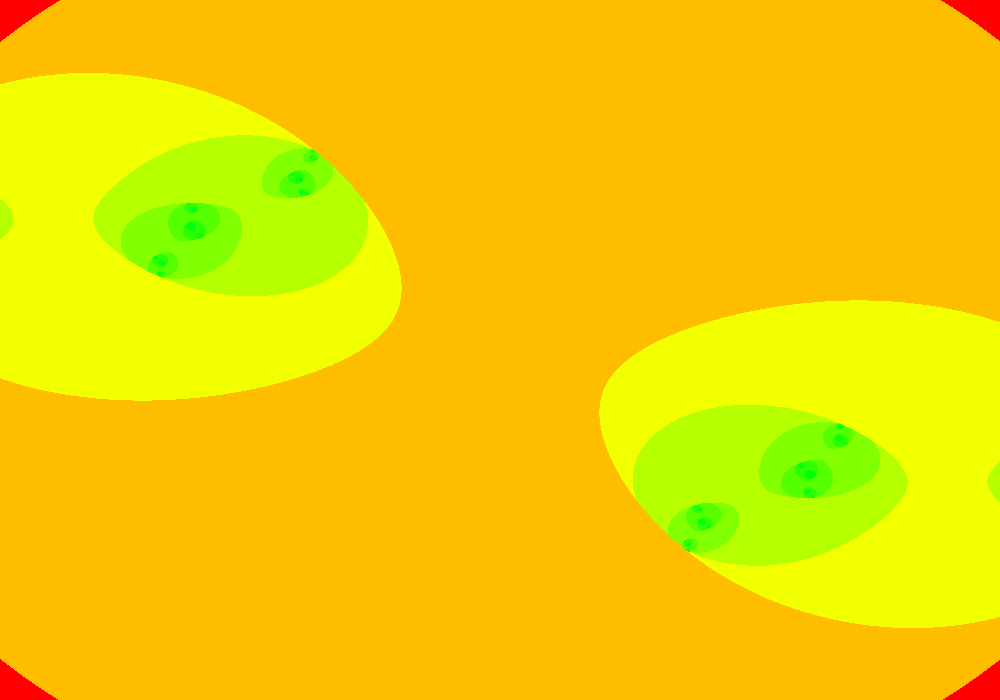
Frame 1 (no input)
Frame 60 (the mouse pressed at the canvas centre just before this capture): identical to frame 1, image omitted
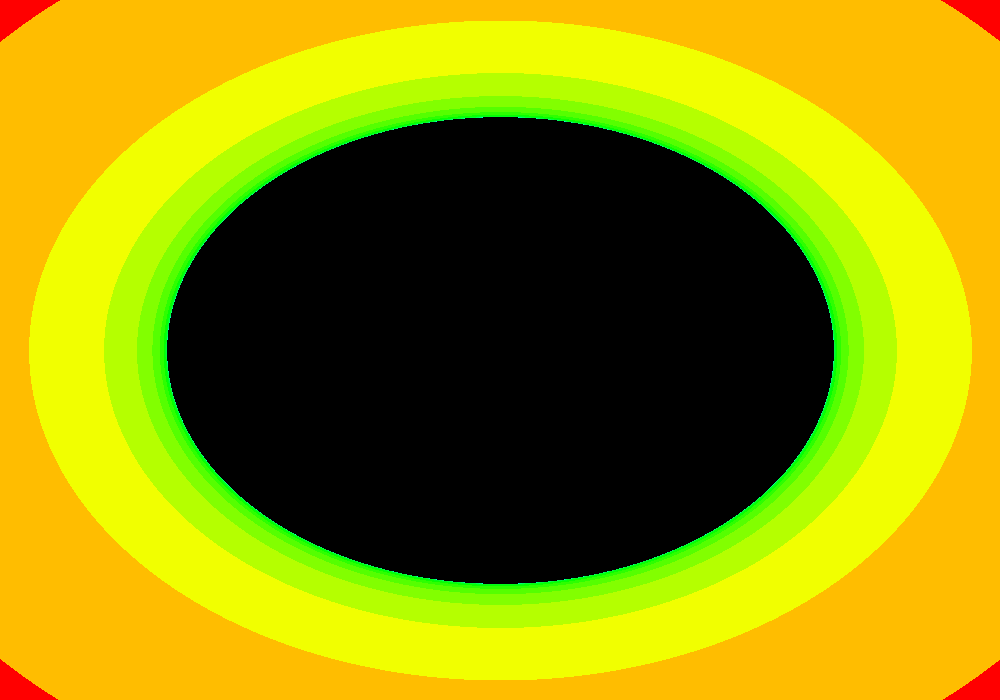
Frame 120 (the mouse held since frame 60 and released just before this capture)

The Processing sketch that drew these frames (run headless with seeded random() and noise(); from frame 60 on, the mouse is pressed at the canvas centre):

// Processing sketch: Julia
// ── Julia.pde
int mouse = 0;
void mouseClicked() {
  if (mouse == 0) mouse = 1;
  else mouse = 0;
}
void setup() {
    size(1000,700);  
    colorMode(HSB,1);
} //<>//
void draw() {
    loadPixels();
    float l=1.5;
    float w=1.5;
    int maxIter=65;
    int esc=4;
    for(int y = 0; y < height; y++){
      for(int x = 0; x < width; x++){
        float z_re = map(x,0,width,-w,w);
        float z_im = map(y,0,height,-l,l);
        int currIter=0;
        float c_re=map(mouseX,0,width,-w,w);
        float c_im=map(mouseY,0,height,-l,l);
        while(currIter < maxIter  &&    z_re*z_re+z_im*z_im <= esc){
            float tmp = z_re*z_re - z_im*z_im  + c_re;
            z_im = 2*z_re*z_im + c_im;
            z_re = tmp;
            currIter++;
        }
        if(currIter == maxIter){//IN SET
          if(mouse==0){
            pixels[x+y*width]=color(0);
          }
        }
        else{//blew up
          float h=sqrt(float(currIter)/maxIter); 
          pixels[x+y*width]=color(h,255,255);
        }
      } 
    }
    updatePixels();
}
